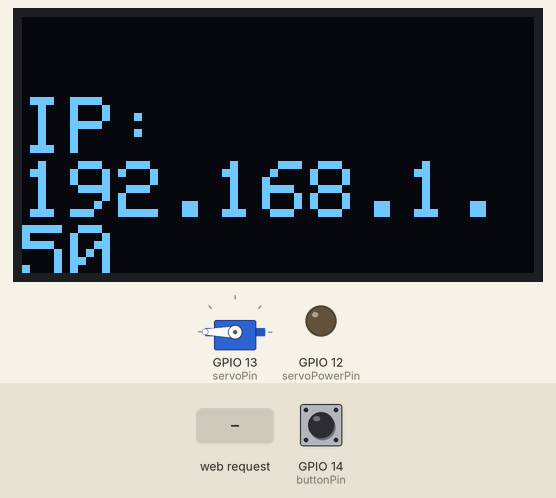
Recording of a sketch running on a simulated ESP32. Shown: 128×64 one-colour display, servo, output pins drawn as LEDs (lit = HIGH). Inputs (shaded band) come from the test bench; at power-on: GPIO 14 (buttonPin) HIGH. WiFi joins after 1.5 s; servers stay silent unless stated; what the sketch prints to the serial monitor is not drawn.

Above: at 4.4 s.
4.5 s: GPIO 14 (buttonPin) pulled LOW for 0.15 s
At 6.5 s:
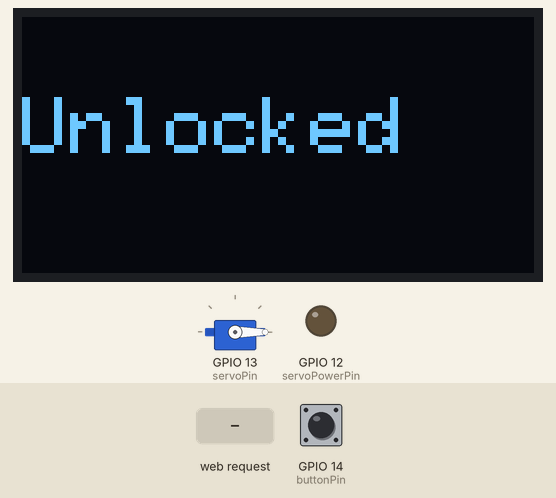
7.1 s: HTTP request GET /unlock received
At 7.9 s:
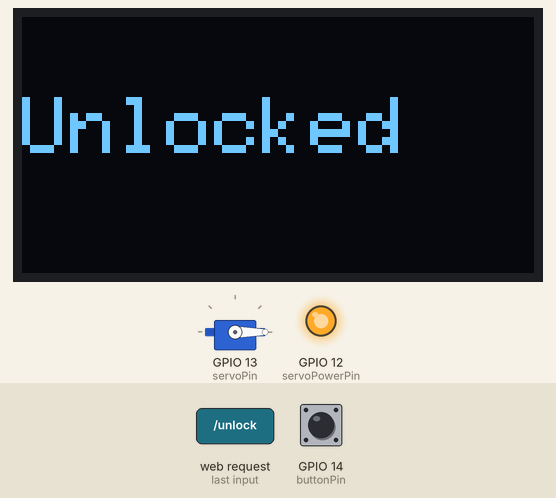
9.6 s: GPIO 14 (buttonPin) pulled LOW for 1 s
At 11.6 s:
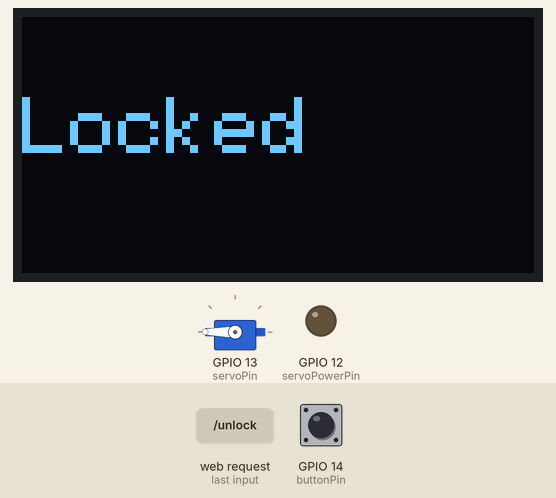
12.2 s: GPIO 14 (buttonPin) pulled LOW for 0.15 s
At 13.0 s:
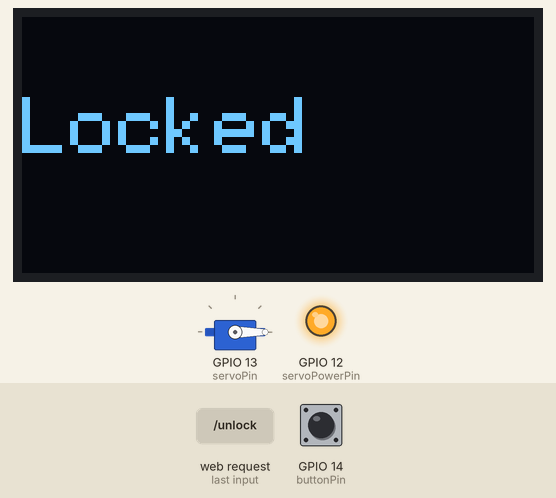
14.8 s: GPIO 14 (buttonPin) pulled LOW for 3.2 s
At 15.5 s:
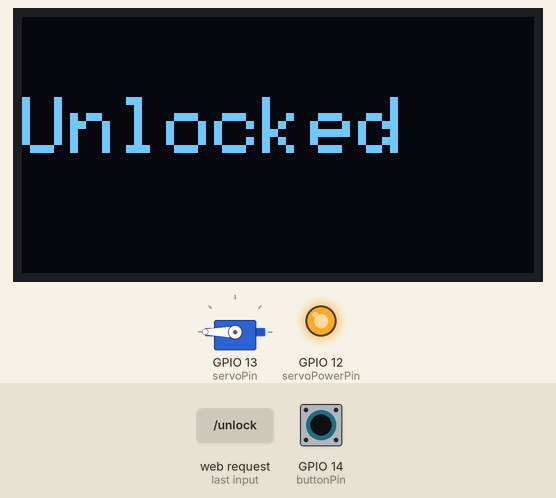
Timing chart, 0 to 28.7 s (numbered marks = the images above; inputs shaded):
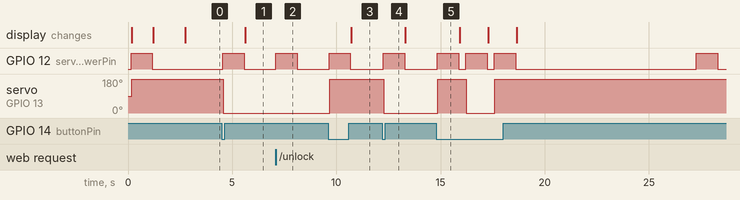

The sketch:

esp32_lock2.ino
```cpp
#include <WiFi.h>
#include <ESP32Servo.h>
#include <Wire.h>
#include <Adafruit_SSD1306.h>
#include <WebServer.h>

// WiFi credentials
const char* ssid = "Thebasement";
const char* password = "Fmab1357";

// Servo and transistor pins
const int servoPin = 13;           // Servo control pin
const int servoPowerPin = 12;      // Transistor base pin to control servo power

// Button pin
const int buttonPin = 14;          // Manual lock/unlock button

// OLED display config
#define SCREEN_WIDTH 128
#define SCREEN_HEIGHT 64
#define OLED_SDA 4
#define OLED_SCL 15

Adafruit_SSD1306 display(SCREEN_WIDTH, SCREEN_HEIGHT, &Wire, -1);
WebServer server(5001); // HTTP server on port 5001

Servo doorServo;

bool doorLocked = true;
bool lastButtonState = HIGH;
unsigned long lastDebounceTime = 0;
const unsigned long debounceDelay = 50;

// Servo positions
const int lockedPos = 180;    // Adjust for your servo locked position
const int unlockedPos = 0; // Adjust for your servo unlocked position

// Unlock duration
const unsigned long unlockDuration = 10000; // milliseconds

unsigned long unlockStartTime = 0;
bool unlocking = false;

void updateDisplay() {
  display.clearDisplay();
  display.setTextSize(2);
  display.setTextColor(SSD1306_WHITE);
  display.setCursor(0, 20);
  if (doorLocked) {
    display.println("Locked");
  } else {
    display.println("Unlocked");
  }
  display.display();
}

void powerServo(bool on) {
  digitalWrite(servoPowerPin, on ? HIGH : LOW);
  delay(20); // Give time for power to stabilize
}

void lockDoor() {
  powerServo(true);
  doorServo.write(lockedPos);
  delay(1000); // Give servo time to move
  powerServo(false);
  doorLocked = true;
  updateDisplay();
}

void unlockDoor() {
  powerServo(true);
  doorServo.write(unlockedPos);
  delay(1000);
  powerServo(false);
  doorLocked = false;
  updateDisplay();
  unlocking = true;
  unlockStartTime = millis();
}

void handleUnlockRequest() {
  //if (doorLocked) {
    unlockDoor();
    Serial.println("Door unlocked via network");
  //}
  server.send(200, "text/plain", "OK");
}

void setup() {
  Serial.begin(115200);

  pinMode(servoPowerPin, OUTPUT);
  pinMode(buttonPin, INPUT_PULLUP);

  Wire.begin(OLED_SDA, OLED_SCL);
  delay(100);  // Give time for I2C to settle
  if (!display.begin(SSD1306_SWITCHCAPVCC, 0x3C)) {
    Serial.println("OLED init failed");
    while (1);
  }

  display.clearDisplay();
  display.setTextSize(2);
  display.setTextColor(SSD1306_WHITE);
  display.setCursor(0, 20);
  display.println("Starting...");
  display.display();

  doorServo.attach(servoPin);

  // Lock door at startup
  lockDoor();

  // Connect to WiFi
  WiFi.begin(ssid, password);
  Serial.print("Connecting to WiFi");
  while (WiFi.status() != WL_CONNECTED) {
    delay(500);
    Serial.print(".");
  }
  Serial.println("\nWiFi connected. IP: " + WiFi.localIP().toString());

  display.clearDisplay();
  display.setCursor(0, 20);
  display.println("IP:");
  display.println(WiFi.localIP());
  display.display();
  delay(500);
  // Setup web server route
  server.on("/unlock", HTTP_GET, handleUnlockRequest);
  server.begin();
}

void loop() {
  server.handleClient();

  // Check if door is currently unlocked and if unlockDuration passed
  if (unlocking && millis() - unlockStartTime >= unlockDuration) {
    lockDoor();
    unlocking = false;
    Serial.println("Door locked automatically");
  }

  // Manual button reading with debounce
  int reading = digitalRead(buttonPin);
  if (reading != lastButtonState) {
    lastDebounceTime = millis();
  }
  if ((millis() - lastDebounceTime) > debounceDelay) {
    if (reading == LOW) { // Button pressed (active low)
      if (doorLocked) {
        unlockDoor();
        Serial.println("Door unlocked manually");
      } else {
        lockDoor();
        Serial.println("Door locked manually");
      }
      delay(300); // Simple debounce delay to avoid rapid toggling
    }
  }
  lastButtonState = reading;
}
```

Measured:
- after the input at 4.5 s, GPIO 12 (servoPowerPin): LOW → HIGH after 0.05 s, → LOW 1.0 s later; servo on GPIO 13 (servoPin): 180° → 0° after 0.07 s; the display: changes after 1.1 s (image 1)
- after the input at 7.1 s, GPIO 12 (servoPowerPin): LOW → HIGH at once, → LOW 1.0 s later
- after the input at 9.6 s, GPIO 12 (servoPowerPin): LOW → HIGH after 0.05 s, → LOW 1.0 s later; servo on GPIO 13 (servoPin): 0° → 180° after 0.07 s; the display: changes after 1.1 s (image 3)
- after the input at 12.2 s, GPIO 12 (servoPowerPin): LOW → HIGH after 0.05 s, → LOW 1.0 s later; servo on GPIO 13 (servoPin): 180° → 0° after 0.07 s
- after the input at 14.8 s, servo on GPIO 13 (servoPin): 0° → 180° after 0.07 s instead of 8.5 s
